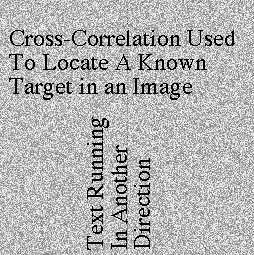
%> input picture CS222/Assignment5/text.png, 254 x 255 px
$ octave Assignment5.m   (GNU Octave 9; MATLAB toolbox functions it lacks are replaced by stand-ins)
%> lines starting %> are read from the running program, lines starting %| are printed output that depends on the picture; in (x1, y1, x2, y2) boxes, pixels count from 0 and x2, y2 are one past the last pixel; in counts of white or black regions, pixels touching at a corner belong together; the program's own positions count from 1
image1 = imread("text.png");
%> image1 is the input picture: size 255x254 uint8; min 0, max 255, mean 179
subplot(2,2,1), imshow(image1), title('Original image');
output1 = image1>85;
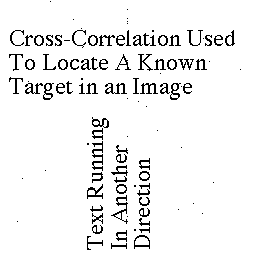
%> output1: size 255x254 logical; 94% white; black in thin lines or dots, all inside (x1, y1, x2, y2) = (9, 1, 241, 250)
subplot(2,2,2), imshow(output1), title('Image after thresholding');
image2 = imread("paperclips.jpg");
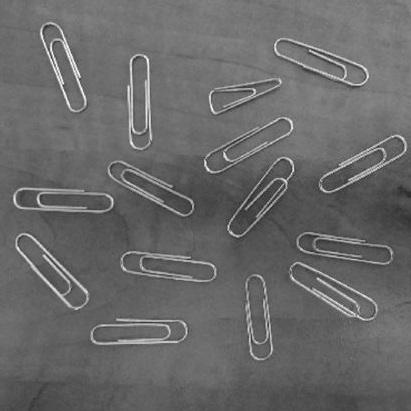
%> input picture CS222/Assignment5/paperclips.jpg, 411 x 411 px
%> image2 is the input picture: size 411x411 uint8; min 32, max 255, mean 104.8
subplot(2,2,3), imshow(image2), title('Original image');
output2 = image2>135;
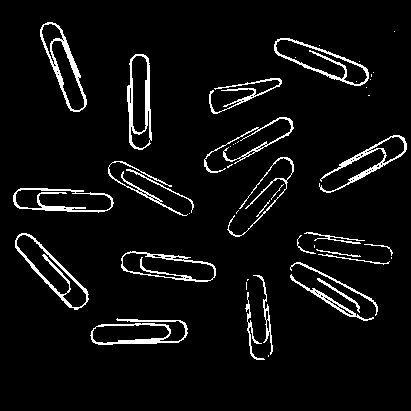
%> output2: size 411x411 logical; 5.4% white in thin lines or dots, all inside (x1, y1, x2, y2) = (13, 22, 407, 360)
subplot(2,2,4), imshow(output2), title('Image after thresholding');
